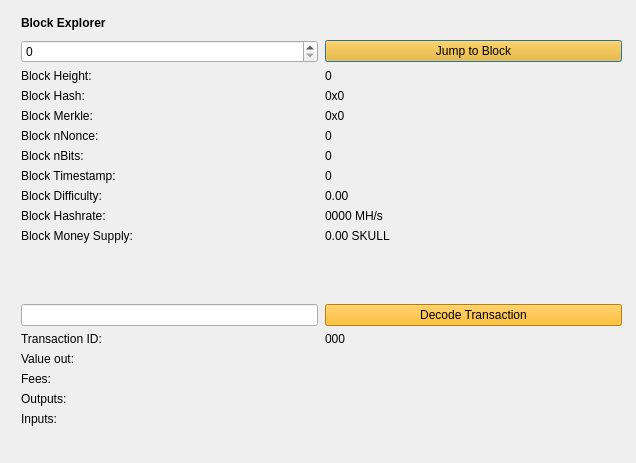
<?xml version="1.0" encoding="UTF-8"?>
<ui version="4.0">
 <class>BlockBrowser</class>
 <widget class="QDialog" name="BlockBrowser">
  <property name="windowModality">
   <enum>Qt::NonModal</enum>
  </property>
  <property name="enabled">
   <bool>true</bool>
  </property>
  <property name="geometry">
   <rect>
    <x>0</x>
    <y>0</y>
    <width>636</width>
    <height>463</height>
   </rect>
  </property>
  <property name="sizePolicy">
   <sizepolicy hsizetype="Preferred" vsizetype="Preferred">
    <horstretch>0</horstretch>
    <verstretch>0</verstretch>
   </sizepolicy>
  </property>
  <property name="minimumSize">
   <size>
    <width>0</width>
    <height>0</height>
   </size>
  </property>
  <property name="acceptDrops">
   <bool>false</bool>
  </property>
  <property name="windowTitle">
   <string>SkullCash Block Explorer</string>
  </property>
  <layout class="QGridLayout">
   <property name="sizeConstraint">
    <enum>QLayout::SetMaximumSize</enum>
   </property>
   <property name="leftMargin">
    <number>21</number>
   </property>
   <property name="topMargin">
    <number>10</number>
   </property>
   <property name="rightMargin">
    <number>10</number>
   </property>
   <item row="1" column="0">
    <widget class="QWidget" name="widget" native="true">
     <widget class="QWidget" name="layoutWidgetBE1">
      <property name="geometry">
       <rect>
        <x>0</x>
        <y>0</y>
        <width>601</width>
        <height>27</height>
       </rect>
      </property>
      <layout class="QHBoxLayout" name="horizontalLayoutBE">
       <property name="spacing">
        <number>7</number>
       </property>
       <item>
        <widget class="QLabel" name="labelBlockExplorer">
         <property name="sizePolicy">
          <sizepolicy hsizetype="Preferred" vsizetype="Maximum">
           <horstretch>0</horstretch>
           <verstretch>0</verstretch>
          </sizepolicy>
         </property>
         <property name="font">
          <font>
           <weight>75</weight>
           <bold>true</bold>
          </font>
         </property>
         <property name="styleSheet">
          <string notr="true">font-weight:bold;</string>
         </property>
         <property name="text">
          <string>Block Explorer</string>
         </property>
        </widget>
       </item>
       <item>
        <spacer name="horizontalSpacerBE">
         <property name="orientation">
          <enum>Qt::Horizontal</enum>
         </property>
         <property name="sizeHint" stdset="0">
          <size>
           <width>40</width>
           <height>20</height>
          </size>
         </property>
        </spacer>
       </item>
      </layout>
     </widget>
     <widget class="QWidget" name="layoutWidgetBE2">
      <property name="geometry">
       <rect>
        <x>0</x>
        <y>30</y>
        <width>601</width>
        <height>441</height>
       </rect>
      </property>
      <layout class="QGridLayout" name="gridLayoutBE" rowstretch="0,0,0,0,0,0,0,0,0,0,0,0,0,0,0,0,0,0,0,0" columnstretch="0,0">
       <property name="sizeConstraint">
        <enum>QLayout::SetDefaultConstraint</enum>
       </property>
       <property name="horizontalSpacing">
        <number>7</number>
       </property>
       <item row="8" column="1">
        <widget class="QLabel" name="timeBox">
         <property name="text">
          <string>0</string>
         </property>
         <property name="textInteractionFlags">
          <set>Qt::LinksAccessibleByMouse|Qt::TextSelectableByMouse</set>
         </property>
        </widget>
       </item>
       <item row="4" column="0">
        <widget class="QLabel" name="hashLabel">
         <property name="text">
          <string>Block Hash:</string>
         </property>
        </widget>
       </item>
       <item row="7" column="0">
        <widget class="QLabel" name="bitsLabel">
         <property name="text">
          <string>Block nBits:</string>
         </property>
        </widget>
       </item>
       <item row="5" column="1">
        <widget class="QLabel" name="merkleBox">
         <property name="minimumSize">
          <size>
           <width>187</width>
           <height>0</height>
          </size>
         </property>
         <property name="text">
          <string>0x0</string>
         </property>
         <property name="textInteractionFlags">
          <set>Qt::LinksAccessibleByMouse|Qt::TextSelectableByMouse</set>
         </property>
        </widget>
       </item>
       <item row="1" column="0">
        <widget class="QSpinBox" name="heightBox">
         <property name="sizePolicy">
          <sizepolicy hsizetype="Preferred" vsizetype="Fixed">
           <horstretch>0</horstretch>
           <verstretch>0</verstretch>
          </sizepolicy>
         </property>
         <property name="maximum">
          <number>99999999</number>
         </property>
        </widget>
       </item>
       <item row="10" column="1">
        <widget class="QLabel" name="hashRateBox">
         <property name="text">
          <string>0000 MH/s</string>
         </property>
         <property name="textInteractionFlags">
          <set>Qt::LinksAccessibleByMouse|Qt::TextSelectableByMouse</set>
         </property>
        </widget>
       </item>
       <item row="12" column="0">
        <spacer name="verticalSpacer_2">
         <property name="orientation">
          <enum>Qt::Vertical</enum>
         </property>
         <property name="sizeHint" stdset="0">
          <size>
           <width>20</width>
           <height>20</height>
          </size>
         </property>
        </spacer>
       </item>
       <item row="3" column="0">
        <widget class="QLabel" name="heightLabelBE2">
         <property name="text">
          <string>Block Height:</string>
         </property>
        </widget>
       </item>
       <item row="4" column="1">
        <widget class="QLabel" name="hashBox">
         <property name="enabled">
          <bool>true</bool>
         </property>
         <property name="sizePolicy">
          <sizepolicy hsizetype="Preferred" vsizetype="Preferred">
           <horstretch>0</horstretch>
           <verstretch>0</verstretch>
          </sizepolicy>
         </property>
         <property name="minimumSize">
          <size>
           <width>0</width>
           <height>0</height>
          </size>
         </property>
         <property name="text">
          <string>0x0</string>
         </property>
         <property name="textInteractionFlags">
          <set>Qt::LinksAccessibleByMouse|Qt::TextSelectableByMouse</set>
         </property>
        </widget>
       </item>
       <item row="5" column="0">
        <widget class="QLabel" name="merkleLabel">
         <property name="text">
          <string>Block Merkle:</string>
         </property>
        </widget>
       </item>
       <item row="6" column="0">
        <widget class="QLabel" name="nonceLabel">
         <property name="text">
          <string>Block nNonce:</string>
         </property>
        </widget>
       </item>
       <item row="3" column="1">
        <widget class="QLabel" name="heightLabelBE1">
         <property name="text">
          <string>0</string>
         </property>
         <property name="textInteractionFlags">
          <set>Qt::LinksAccessibleByMouse|Qt::TextSelectableByMouse</set>
         </property>
        </widget>
       </item>
       <item row="11" column="0">
        <widget class="QLabel" name="moneySupplyLabel">
         <property name="text">
          <string>Block Money Supply:</string>
         </property>
        </widget>
       </item>
       <item row="11" column="1">
        <widget class="QLabel" name="moneySupplyBox">
         <property name="text">
          <string>0.00 SKULL</string>
         </property>
         <property name="textInteractionFlags">
          <set>Qt::LinksAccessibleByMouse|Qt::TextSelectableByMouse</set>
         </property>
        </widget>
       </item>
       <item row="1" column="1">
        <widget class="QPushButton" name="blockButton">
         <property name="styleSheet">
          <string notr="true">background-color: rgb(255, 175, 0);</string>
         </property>
         <property name="text">
          <string>Jump to Block</string>
         </property>
        </widget>
       </item>
       <item row="13" column="0">
        <widget class="QLineEdit" name="txBox">
         <property name="sizePolicy">
          <sizepolicy hsizetype="Preferred" vsizetype="Fixed">
           <horstretch>0</horstretch>
           <verstretch>0</verstretch>
          </sizepolicy>
         </property>
         <property name="inputMask">
          <string comment="Transaction id" extracomment="Transaction id"/>
         </property>
        </widget>
       </item>
       <item row="13" column="1">
        <widget class="QPushButton" name="txButton">
         <property name="styleSheet">
          <string notr="true">background-color: rgb(255, 175, 0);</string>
         </property>
         <property name="text">
          <string>Decode Transaction</string>
         </property>
        </widget>
       </item>
       <item row="14" column="0">
        <widget class="QLabel" name="txLabel">
         <property name="text">
          <string>Transaction ID:</string>
         </property>
        </widget>
       </item>
       <item row="15" column="1">
        <widget class="QLabel" name="valueBox">
         <property name="text">
          <string/>
         </property>
         <property name="textInteractionFlags">
          <set>Qt::LinksAccessibleByMouse|Qt::TextSelectableByMouse</set>
         </property>
        </widget>
       </item>
       <item row="7" column="1">
        <widget class="QLabel" name="bitsBox">
         <property name="text">
          <string>0</string>
         </property>
         <property name="textInteractionFlags">
          <set>Qt::LinksAccessibleByMouse|Qt::TextSelectableByMouse</set>
         </property>
        </widget>
       </item>
       <item row="6" column="1">
        <widget class="QLabel" name="nonceBox">
         <property name="text">
          <string>0</string>
         </property>
         <property name="textInteractionFlags">
          <set>Qt::LinksAccessibleByMouse|Qt::TextSelectableByMouse</set>
         </property>
        </widget>
       </item>
       <item row="9" column="1">
        <widget class="QLabel" name="diffBox">
         <property name="text">
          <string>0.00</string>
         </property>
         <property name="textInteractionFlags">
          <set>Qt::LinksAccessibleByMouse|Qt::TextSelectableByMouse</set>
         </property>
        </widget>
       </item>
       <item row="14" column="1">
        <widget class="QLabel" name="txID">
         <property name="text">
          <string>000</string>
         </property>
         <property name="textInteractionFlags">
          <set>Qt::LinksAccessibleByMouse|Qt::TextSelectableByMouse</set>
         </property>
        </widget>
       </item>
       <item row="10" column="0">
        <widget class="QLabel" name="hashRateLabel">
         <property name="text">
          <string>Block Hashrate:</string>
         </property>
        </widget>
       </item>
       <item row="15" column="0">
        <widget class="QLabel" name="valueLabel">
         <property name="text">
          <string>Value out:</string>
         </property>
        </widget>
       </item>
       <item row="8" column="0">
        <widget class="QLabel" name="timeLabel">
         <property name="text">
          <string>Block Timestamp:</string>
         </property>
        </widget>
       </item>
       <item row="9" column="0">
        <widget class="QLabel" name="diffLabel">
         <property name="text">
          <string>Block Difficulty:</string>
         </property>
        </widget>
       </item>
       <item row="17" column="1">
        <widget class="QLabel" name="outputBox">
         <property name="text">
          <string/>
         </property>
         <property name="alignment">
          <set>Qt::AlignLeading|Qt::AlignLeft|Qt::AlignTop</set>
         </property>
         <property name="textInteractionFlags">
          <set>Qt::LinksAccessibleByMouse|Qt::TextSelectableByMouse</set>
         </property>
        </widget>
       </item>
       <item row="19" column="0">
        <spacer name="verticalSpacer">
         <property name="orientation">
          <enum>Qt::Vertical</enum>
         </property>
         <property name="sizeHint" stdset="0">
          <size>
           <width>20</width>
           <height>40</height>
          </size>
         </property>
        </spacer>
       </item>
       <item row="16" column="1">
        <widget class="QLabel" name="feesBox">
         <property name="text">
          <string/>
         </property>
         <property name="textInteractionFlags">
          <set>Qt::LinksAccessibleByMouse|Qt::TextSelectableByMouse</set>
         </property>
        </widget>
       </item>
       <item row="18" column="0">
        <widget class="QLabel" name="inputLabel">
         <property name="text">
          <string>Inputs:</string>
         </property>
         <property name="alignment">
          <set>Qt::AlignLeading|Qt::AlignLeft|Qt::AlignTop</set>
         </property>
        </widget>
       </item>
       <item row="17" column="0">
        <widget class="QLabel" name="outputLabel">
         <property name="text">
          <string>Outputs:</string>
         </property>
         <property name="alignment">
          <set>Qt::AlignLeading|Qt::AlignLeft|Qt::AlignTop</set>
         </property>
        </widget>
       </item>
       <item row="18" column="1">
        <widget class="QLabel" name="inputBox">
         <property name="text">
          <string/>
         </property>
         <property name="alignment">
          <set>Qt::AlignLeading|Qt::AlignLeft|Qt::AlignTop</set>
         </property>
         <property name="textInteractionFlags">
          <set>Qt::LinksAccessibleByMouse|Qt::TextSelectableByMouse</set>
         </property>
        </widget>
       </item>
       <item row="16" column="0">
        <widget class="QLabel" name="feesLabel">
         <property name="text">
          <string>Fees:</string>
         </property>
        </widget>
       </item>
      </layout>
     </widget>
    </widget>
   </item>
  </layout>
 </widget>
 <resources/>
 <connections/>
</ui>
